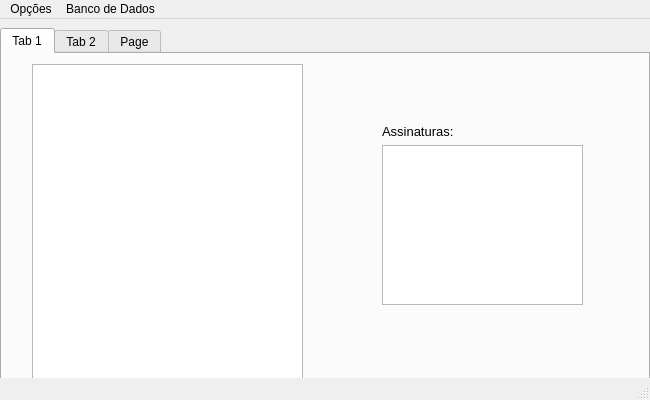
<?xml version="1.0" encoding="UTF-8"?>
<ui version="4.0">
 <class>MainWindow</class>
 <widget class="QMainWindow" name="MainWindow">
  <property name="geometry">
   <rect>
    <x>0</x>
    <y>0</y>
    <width>650</width>
    <height>400</height>
   </rect>
  </property>
  <property name="windowTitle">
   <string>MainWindow</string>
  </property>
  <widget class="QWidget" name="centralwidget">
   <widget class="QTabWidget" name="TabsContainer">
    <property name="geometry">
     <rect>
      <x>0</x>
      <y>9</y>
      <width>650</width>
      <height>391</height>
     </rect>
    </property>
    <property name="maximumSize">
     <size>
      <width>650</width>
      <height>400</height>
     </size>
    </property>
    <property name="toolTip">
     <string/>
    </property>
    <property name="currentIndex">
     <number>0</number>
    </property>
    <widget class="QWidget" name="myDocsTab">
     <property name="toolTip">
      <string>&lt;html&gt;&lt;head/&gt;&lt;body&gt;&lt;p&gt;Meus Documentos&lt;/p&gt;&lt;/body&gt;&lt;/html&gt;</string>
     </property>
     <attribute name="title">
      <string>Tab 1</string>
     </attribute>
     <widget class="QWidget" name="layoutWidget">
      <property name="geometry">
       <rect>
        <x>380</x>
        <y>70</y>
        <width>201</width>
        <height>181</height>
       </rect>
      </property>
      <layout class="QVBoxLayout" name="verticalLayout_5">
       <item>
        <widget class="QLabel" name="label_5">
         <property name="font">
          <font>
           <pointsize>10</pointsize>
          </font>
         </property>
         <property name="text">
          <string>Assinaturas:</string>
         </property>
        </widget>
       </item>
       <item>
        <widget class="QListWidget" name="signList"/>
       </item>
      </layout>
     </widget>
     <widget class="QWidget" name="layoutWidget_2">
      <property name="geometry">
       <rect>
        <x>30</x>
        <y>10</y>
        <width>271</width>
        <height>331</height>
       </rect>
      </property>
      <layout class="QVBoxLayout" name="verticalLayout">
       <item>
        <widget class="QListWidget" name="docsList"/>
       </item>
      </layout>
     </widget>
    </widget>
    <widget class="QWidget" name="addDocTab">
     <attribute name="title">
      <string>Tab 2</string>
     </attribute>
     <widget class="QWidget" name="layoutWidget_3">
      <property name="geometry">
       <rect>
        <x>120</x>
        <y>160</y>
        <width>419</width>
        <height>71</height>
       </rect>
      </property>
      <layout class="QHBoxLayout" name="horizontalLayout_3">
       <property name="leftMargin">
        <number>20</number>
       </property>
       <property name="rightMargin">
        <number>20</number>
       </property>
       <item>
        <widget class="QPushButton" name="addUserButton">
         <property name="minimumSize">
          <size>
           <width>0</width>
           <height>30</height>
          </size>
         </property>
         <property name="maximumSize">
          <size>
           <width>150</width>
           <height>30</height>
          </size>
         </property>
         <property name="text">
          <string>Adicionar assinante</string>
         </property>
        </widget>
       </item>
       <item>
        <widget class="QTextEdit" name="userNameInput">
         <property name="maximumSize">
          <size>
           <width>150</width>
           <height>30</height>
          </size>
         </property>
        </widget>
       </item>
      </layout>
     </widget>
     <widget class="QWidget" name="layoutWidget_4">
      <property name="geometry">
       <rect>
        <x>120</x>
        <y>80</y>
        <width>419</width>
        <height>71</height>
       </rect>
      </property>
      <layout class="QHBoxLayout" name="horizontalLayout_2">
       <property name="leftMargin">
        <number>20</number>
       </property>
       <property name="rightMargin">
        <number>20</number>
       </property>
       <item>
        <widget class="QLabel" name="label">
         <property name="minimumSize">
          <size>
           <width>0</width>
           <height>30</height>
          </size>
         </property>
         <property name="maximumSize">
          <size>
           <width>150</width>
           <height>30</height>
          </size>
         </property>
         <property name="text">
          <string>Nome do documento:</string>
         </property>
        </widget>
       </item>
       <item>
        <widget class="QTextEdit" name="docNameInput">
         <property name="maximumSize">
          <size>
           <width>150</width>
           <height>30</height>
          </size>
         </property>
        </widget>
       </item>
      </layout>
     </widget>
     <widget class="QPushButton" name="addDocButton">
      <property name="geometry">
       <rect>
        <x>120</x>
        <y>260</y>
        <width>419</width>
        <height>40</height>
       </rect>
      </property>
      <property name="minimumSize">
       <size>
        <width>0</width>
        <height>40</height>
       </size>
      </property>
      <property name="text">
       <string>Adicionar Documento</string>
      </property>
     </widget>
     <widget class="QWidget" name="layoutWidget_5">
      <property name="geometry">
       <rect>
        <x>120</x>
        <y>20</y>
        <width>419</width>
        <height>61</height>
       </rect>
      </property>
      <layout class="QHBoxLayout" name="horizontalLayout">
       <property name="leftMargin">
        <number>20</number>
       </property>
       <property name="rightMargin">
        <number>20</number>
       </property>
       <item>
        <widget class="QPushButton" name="selectDocButton">
         <property name="minimumSize">
          <size>
           <width>0</width>
           <height>30</height>
          </size>
         </property>
         <property name="maximumSize">
          <size>
           <width>150</width>
           <height>16777215</height>
          </size>
         </property>
         <property name="text">
          <string>Selecionar Arquivo</string>
         </property>
        </widget>
       </item>
       <item>
        <widget class="QLabel" name="docNameLabel">
         <property name="maximumSize">
          <size>
           <width>155</width>
           <height>40</height>
          </size>
         </property>
         <property name="text">
          <string>Nenhum arquivo selecionado</string>
         </property>
        </widget>
       </item>
      </layout>
     </widget>
    </widget>
    <widget class="QWidget" name="signDocTab">
     <attribute name="title">
      <string>Page</string>
     </attribute>
     <widget class="QWidget" name="layoutWidget_6">
      <property name="geometry">
       <rect>
        <x>180</x>
        <y>30</y>
        <width>241</width>
        <height>291</height>
       </rect>
      </property>
      <layout class="QVBoxLayout" name="verticalLayout_3">
       <item>
        <widget class="QLabel" name="label_2">
         <property name="font">
          <font>
           <pointsize>12</pointsize>
          </font>
         </property>
         <property name="text">
          <string>Documentos para assinar</string>
         </property>
        </widget>
       </item>
       <item>
        <widget class="QListWidget" name="docsToSignList"/>
       </item>
      </layout>
     </widget>
    </widget>
   </widget>
  </widget>
  <widget class="QStatusBar" name="statusbar"/>
  <widget class="QMenuBar" name="menuBar">
   <property name="geometry">
    <rect>
     <x>0</x>
     <y>0</y>
     <width>650</width>
     <height>21</height>
    </rect>
   </property>
   <widget class="QMenu" name="menuOp_es">
    <property name="title">
     <string>Opções</string>
    </property>
    <addaction name="actionSignout"/>
   </widget>
   <widget class="QMenu" name="menuDados">
    <property name="title">
     <string>Banco de Dados</string>
    </property>
    <addaction name="actionUsuarios"/>
    <addaction name="separator"/>
    <addaction name="actionDocumentos"/>
    <addaction name="separator"/>
    <addaction name="actionAssinaturas"/>
   </widget>
   <addaction name="menuOp_es"/>
   <addaction name="menuDados"/>
  </widget>
  <action name="actionUsuarios">
   <property name="text">
    <string>Usuarios</string>
   </property>
  </action>
  <action name="actionDocumentos">
   <property name="text">
    <string>Documentos</string>
   </property>
  </action>
  <action name="actionAssinaturas">
   <property name="text">
    <string>Assinaturas</string>
   </property>
  </action>
  <action name="actionSignout">
   <property name="text">
    <string>Encerrar sessão</string>
   </property>
  </action>
 </widget>
 <resources/>
 <connections/>
 <slots>
  <signal>closing()</signal>
 </slots>
</ui>
